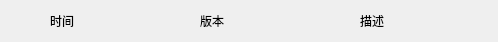
<?xml version="1.0" encoding="UTF-8"?>
<ui version="4.0">
 <class>Form</class>
 <widget class="QWidget" name="Form">
  <property name="geometry">
   <rect>
    <x>0</x>
    <y>0</y>
    <width>498</width>
    <height>42</height>
   </rect>
  </property>
  <property name="windowTitle">
   <string>Form</string>
  </property>
  <property name="styleSheet">
   <string notr="true">QToolButton[objectName=&quot;closetoolButton&quot;] {
border:0px;
}
QToolButton[objectName=&quot;closetoolButton&quot;]:hover {
image:url(:/images/close_hover.png);
}
QToolButton[objectName=&quot;closetoolButton&quot;]:pressed {
image:url(:/images/close_pressed.png);
}

QWidget[objectName=&quot;widget&quot;]{
background-image: url(:/images/funcell_bg.png);
}
QPushButton[objectName=&quot;pushButton&quot;]{
background-color: rgb(0, 170, 255);
color: rgb(255, 255, 255);
}
QPushButton[objectName=&quot;pushButton_2&quot;]{
background-color: rgb(0, 165, 0);
color: rgb(255, 255, 255);
}
QCheckBox[objectName=&quot;checkBox&quot;]{
color: rgb(255, 0, 0);
}
QWidget[objectName=&quot;Form&quot;]{
background-color: rgb(255, 255, 255);
}
</string>
  </property>
  <widget class="QLabel" name="label">
   <property name="geometry">
    <rect>
     <x>50</x>
     <y>15</y>
     <width>110</width>
     <height>12</height>
    </rect>
   </property>
   <property name="text">
    <string>时间</string>
   </property>
  </widget>
  <widget class="QLabel" name="label_2">
   <property name="geometry">
    <rect>
     <x>200</x>
     <y>15</y>
     <width>110</width>
     <height>12</height>
    </rect>
   </property>
   <property name="text">
    <string>版本</string>
   </property>
  </widget>
  <widget class="QLabel" name="label_3">
   <property name="geometry">
    <rect>
     <x>360</x>
     <y>15</y>
     <width>138</width>
     <height>12</height>
    </rect>
   </property>
   <property name="text">
    <string>描述</string>
   </property>
  </widget>
 </widget>
 <resources>
  <include location="../../WorkSpace_python/mypack/res.qrc"/>
 </resources>
 <connections/>
</ui>
